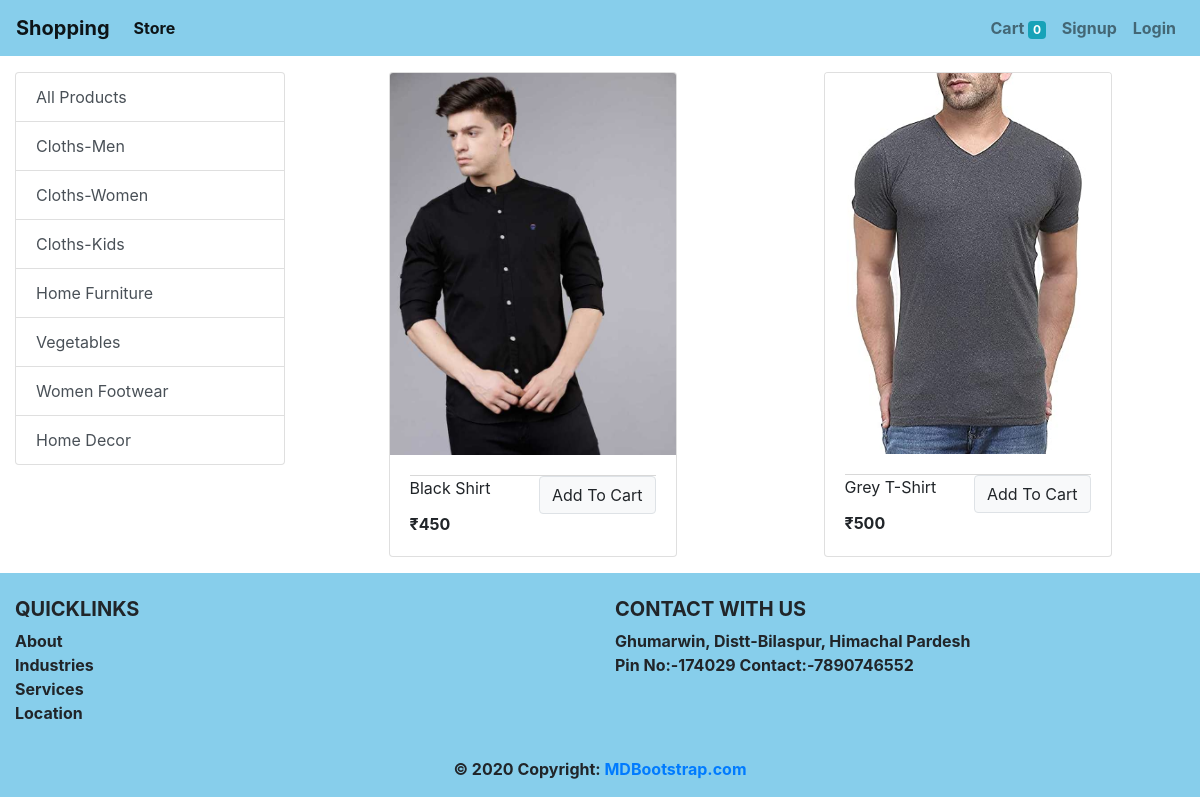
/?category=1, run on the app's committed database.
### store/models/category.py (models this page shows, shortened)
class Category(models.Model):
    name = models.CharField(max_length=20)
    @staticmethod
    def get_all_categories():
        return Category.objects.all()

### store/models/product.py (models this page shows, shortened)
class Product(models.Model):
    name = models.CharField(max_length=50)
    price = models.IntegerField(default=0)
    category = models.ForeignKey(Category, on_delete=models.CASCADE , default=1)
    description = models.CharField(max_length=200 , default='' , null=True , blank=True )
    image = models.ImageField(upload_to='uploads/products/')
    @staticmethod
    def get_all_products_by_categoryid(category_id):
        if category_id:
            return Product.objects.filter(category = category_id)
        else:
            return Product.get_all_products();

### store/views/home.py (the view, shortened to what this page needs)
# urls.py: path('', Index.as_view(), name='homepage'),
class Index(View):
    def get(self, request):
         cart = request.session.get('cart')
         if not cart:
            request.session['cart'] = {}
         products = None
         categories = Category.get_all_categories()
         categoryID = request.GET.get('category')
         if categoryID:
              products = Product.get_all_products_by_categoryid(categoryID)
         else:
             products = Product.get_all_product();
         data = {}
         data['products'] = products
         data['categories'] = categories
         return render(request, 'index.html', data)

### store/templatetags/cart.py (called while the page is built)
@register.filter(name='is_in_cart')
def is_in_cart(product, cart):
    keys = cart.keys()
    for id in keys:
        if int_or_0(id) == product.id:
            return True
    return False;

### store/templatetags/custom_filter.py (called while the page is built)
@register.filter(name='currency')
def currency(number):
    return "₹"+str(number)

### store/templates/index.html (shortened to what this page needs)
{% extends 'base.html' %}
{% block content %}
{% load cart %}
{% load custom_filter %}
<div class="container-fluid mt-3">
   <div class="row">
   <div class="col-lg-3">
       <div class="list-group">
           <a href="/" class="list-group-item
           list-group-item-action">All Products</a>
           {% for category in categories %}
           <a href="?category={{category.id}}"
           class="list-group-item list-group-item-action">{{category.name}}</a>
           {% endfor %}
       </div>
   </div>
       <div id='products' class="col-lg-9 mx-auto">
           <div class="row mx-auto">
       {% for product in products %}
       <div class="card mx-auto mb-3" id='{{product.id}}' style="width: 18rem;">
         <img class="card-img-top" src="{{product.image.url}}" alt="Card image cap">
           <div class="card-body">
                 <div class="card-footer p-0 ">
                 </div>
                {% if product|is_in_cart:request.session.cart%}
               <div class="row no-gutters">
                   <form action="/#{{product.id}}" class="col-2" method="post">
                       {% csrf_token %}
                       <input hidden type="text" name='product' value='{{product.id}}'>
                       <input hidden type="text" name='remove' value= 'True'>
                       <input type="submit" value=" - " class=" btn btn-block btn secondary">
                   </form>
                   <div class="text-center col"> {{product|cart_quantity:request.session.cart}} in cart</div>
                   <form action="/#{{product.id}}" class="col-2" method="post">
                       {% csrf_token %}
                       <input hidden type="text" name='product' value='{{product.id}}'>
                       <input type="submit" value=" + " class=" btn btn-block btn secondary">
                   </form>
               </div>
               {% else%}
                <form action="/#{{product.id}}" method="POST" class="btn-block">
               <input type="submit" class="float-right btn btn btn-light
               border from -control" value="Add To Cart">
               {% endif %}
               </form>
               <p class="card-title">{{product.name}}</p>
               <p class="card-text"><b>{{product.price|currency}}</b></p>
             </div>
           </div>
           {% endfor %}
          </div>
      </div>
   </div>
</div>
{% endblock %}

### data on the page
Category: name "Cloths-Men"
Category: name "Cloths-Women"
Category: name "Cloths-Kids"
Category: name "Home Furniture"
Category: name "Vegetables"
Category: name "Women Footwear"
Category: name "Home Decor"
Product: {{ product.id }} 1 (drawn), image (picture), name "Black Shirt", price "₹450"
Product: image (picture), name "Grey T-Shirt", price "₹500"

### other printed values
{{ request.session.cart.keys|length }} "0"
